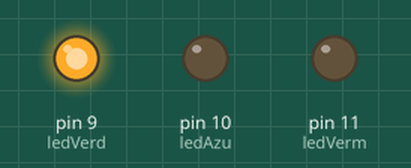
Bench run of a sketch on a simulated Arduino Uno, built with avr-gcc and run on an emulated ATmega328P. Shown: output pins drawn as LEDs (lit = HIGH).

Above: at 0.2 s.
At 1.2 s:
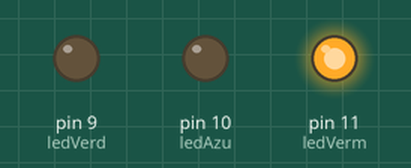
At 1.7 s:
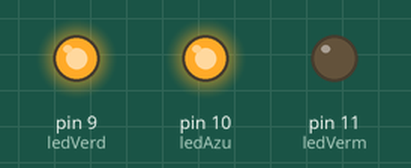
At 2.2 s:
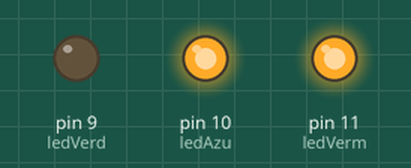
At 3.7 s:
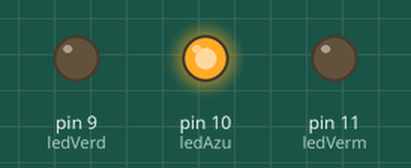
At 5.7 s:
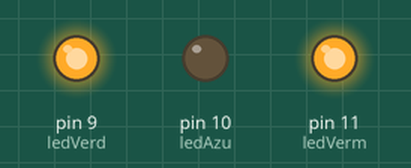
Timing chart, 0 to 6.9 s (numbered marks = the images above):
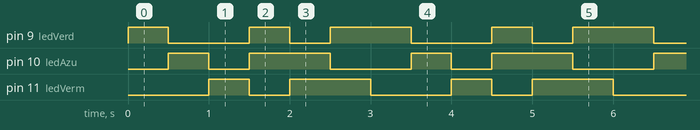

Measured:
- by itself, pin 9 (ledVerd): repeats every 3.0 s: LOW 1.0 s, HIGH 0.50 s, LOW 0.50 s, HIGH 1.0 s
- by itself, pin 10 (ledAzu), pin 11 (ledVerm): repeats every 3.0 s: LOW 0.50 s, HIGH 1.0 s, LOW 1.0 s, HIGH 0.50 s
- by itself, everything shown: repeats every 3.0 s, in 6 steps

The sketch:

R8_E1_-_RGB_01.ino
```cpp
int ledVerd = 9; //Verde
int ledAzu = 10; //Azul
int ledVerm = 11; //Vermelho

void setup() {
  // put your setup code here, to run once:
  pinMode(ledVerd, OUTPUT);
  pinMode(ledAzu, OUTPUT);
  pinMode(ledVerm, OUTPUT);

}

void loop() {
  // put your main code here, to run repeatedly:
  digitalWrite(ledVerd, 0);
  digitalWrite(ledAzu, 0);
  digitalWrite(ledVerm, 0);
  digitalWrite(ledVerd, 1);
  delay(500);
  digitalWrite(ledVerd, 0);
  digitalWrite(ledAzu, 1);
  delay(500);
  digitalWrite(ledAzu, 0);
  digitalWrite(ledVerm, 1);
  delay(500);
  digitalWrite(ledVerm, 0);
  digitalWrite(ledVerd, 1);
  digitalWrite(ledAzu, 1);
  delay(500);
  digitalWrite(ledVerd, 0);
  digitalWrite(ledVerm, 1);
  delay(500);
  digitalWrite(ledAzu, 0);
  digitalWrite(ledVerd, 1);
  delay(500);
}
```
